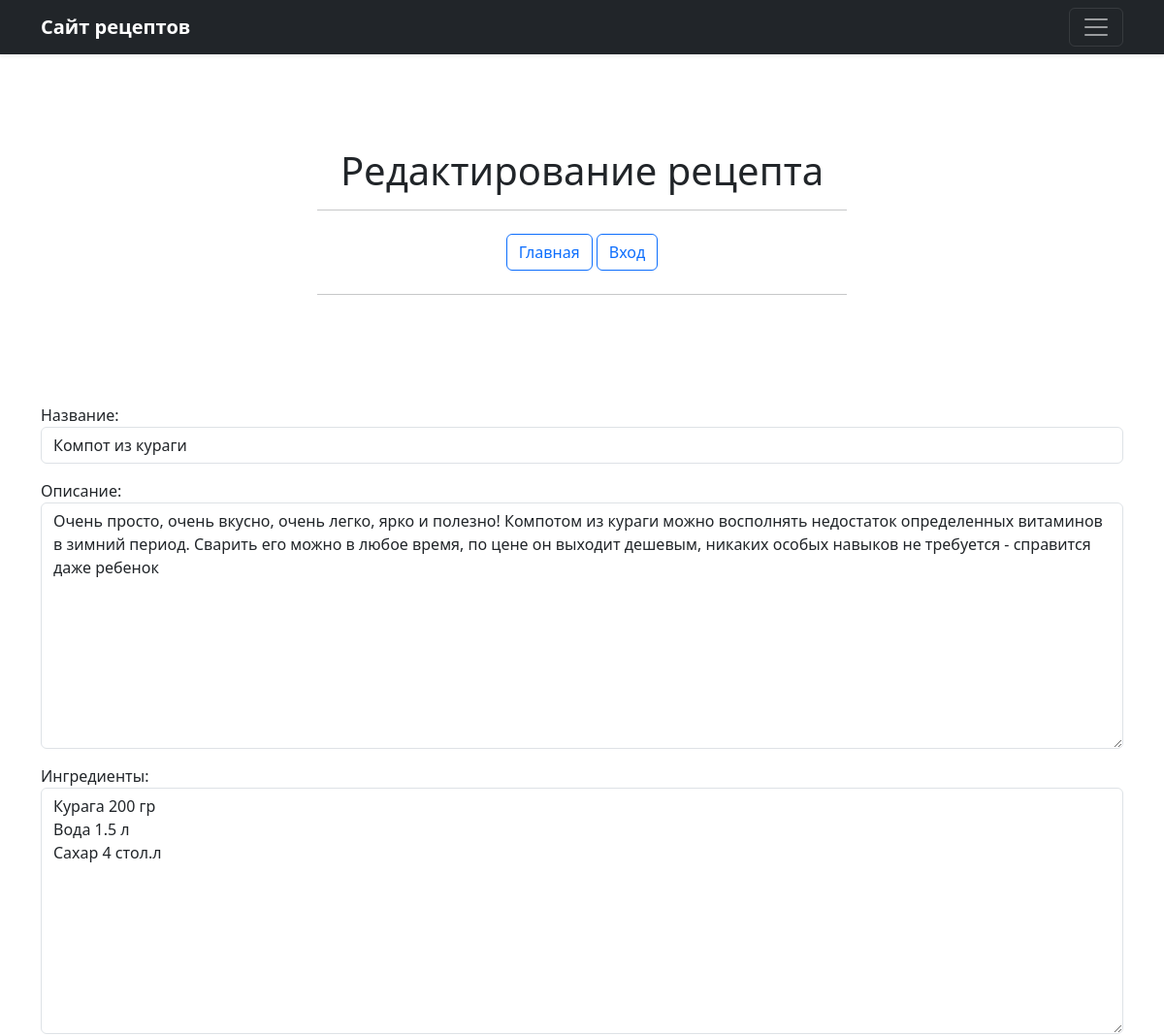
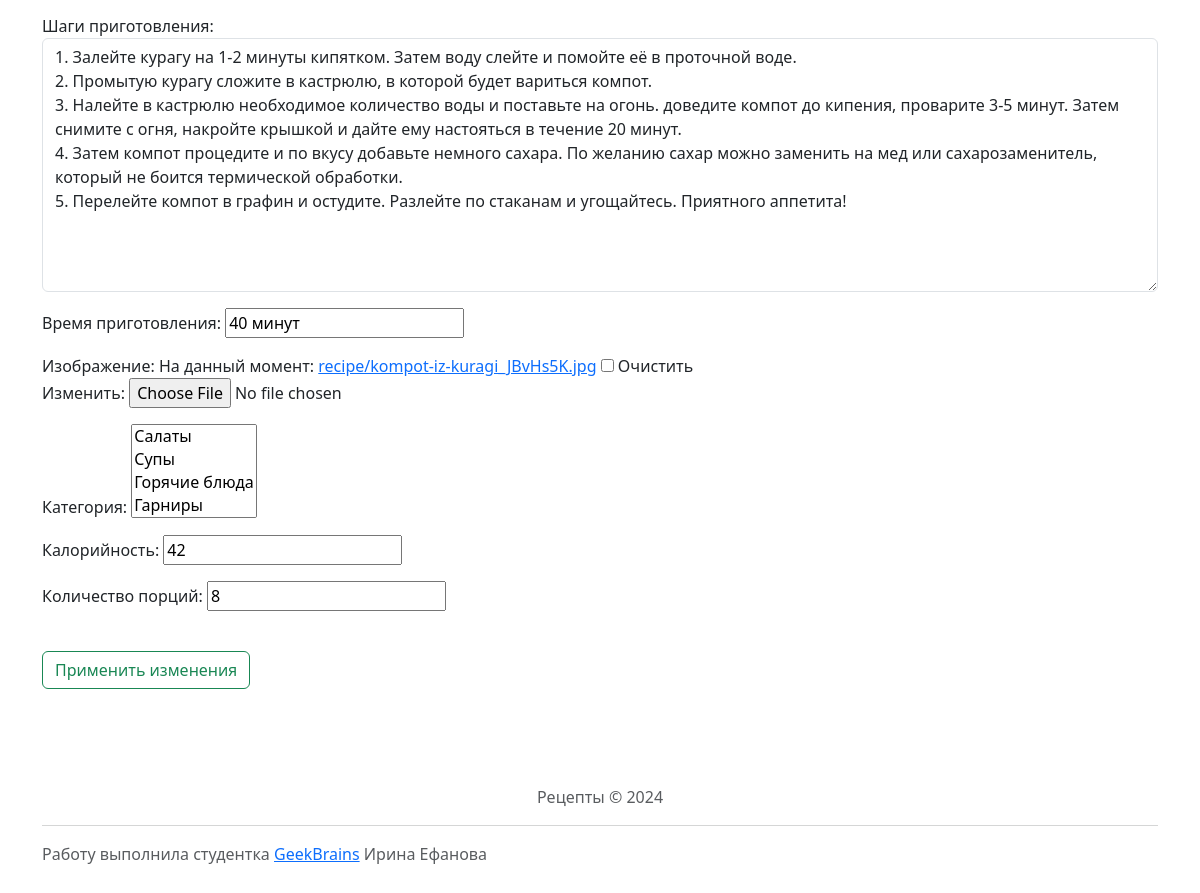
Page /update_recipe/2/ on the committed database (2 pictures, top to bottom).
### mainapp/models.py (models this page shows, shortened)
class Recipe(models.Model):
    title = models.CharField(max_length=200, verbose_name='Название')
    description = models.TextField(verbose_name='Описание')
    ingredients = models.TextField(verbose_name='Ингредиенты')
    cooking_steps = models.TextField(verbose_name='Шаги приготовления')
    cooking_time = models.CharField(max_length=20, verbose_name='Время приготовления')
    img = models.ImageField(upload_to='recipe', blank=True, null=True, verbose_name='Изображение', validators=[
        FileExtensionValidator(allowed_extensions=('png', 'jpg', 'webp', 'jpeg', 'gif'))])
    author = models.ForeignKey(to=User, on_delete=models.CASCADE, verbose_name='автор')
    category = models.ManyToManyField(Category, verbose_name='Категория')
    calories = models.CharField(max_length=10, verbose_name='Калорийность')
    portions = models.CharField(max_length=2, verbose_name='Количество порций')
    is_active = models.BooleanField(default=True, verbose_name='Активен')
    objects = Manager()
    class Meta:
        verbose_name = 'рецепт'
        verbose_name_plural = 'рецепты'

class Category(models.Model):
    title = models.CharField(max_length=100, verbose_name='Название', unique=True)
    objects = Manager()
    def __str__(self):
        return f'{self.title}'
    class Meta:
        verbose_name = 'категория'
        verbose_name_plural = 'категории'

### mainapp/views.py (the view, shortened to what this page needs)
# urls.py: path('update_recipe/<int:pk>/', mainapp.update_recipe, name='update_recipe'),
def update_recipe(request, pk: int):
    update_item = get_object_or_404(Recipe, pk=pk)
    data_for_form = {
        'title': update_item.title,
        'description': update_item.description,
        'ingredients': update_item.ingredients,
        'cooking_steps': update_item.cooking_steps,
        'cooking_time': update_item.cooking_time,
        'img': update_item.img,
        'author': request.user,
        'calories': update_item.calories,
        'portions': update_item.portions,
        'is_active': update_item.is_active,
    }
    update_recipe_form = CreateRacipeForm(initial=data_for_form)
    context = {
        'title': 'Рецепт редактирование',
        'form': update_recipe_form
    }
    return render(request, 'mainapp/update_recipe.html', context)

### mainapp/forms.py
class CreateRacipeForm(ModelForm):
    class Meta:
        model = Recipe
        fields = ['title', 'description', 'ingredients', 'cooking_steps', 'cooking_time', 'img', 'category', 'calories', 'portions']
        widgets = {
            'title': TextInput(attrs={
                'class': 'form-control',
                'placeholder': 'Название рецепта',
            }),
            'description': Textarea(attrs={
                'class': 'form-control',
                'placeholder': 'Описание рецепта'
            }),
            'ingredients': Textarea(attrs={
                'class': 'form-control',
                'placeholder': 'Ингредиенты'
            }),
            'cooking_steps': Textarea(attrs={
                'class': 'form-control',
                'placeholder': 'Шаги приготовления'
            })
        }

### mainapp/templates/mainapp/update_recipe.html (shortened to what this page needs)
{% extends 'base.html' %}
{% block menu %}
    {% include 'mainapp/includes/inc_header_menu.html' %}
{% endblock menu %}
{% block content %}
    <main>
        <section class="py-5 text-center container">
            <div class="row py-lg-5">
                <div class="col-lg-6 col-md-8 mx-auto">
                    <h1 class="fw-light">Редактирование рецепта</h1>
                        {% include 'mainapp/includes/inc_main_menu.html' %}
                </div>
            </div>
        </section>
        <div class="mb-5 container">
            <form action="" method="post" enctype="multipart/form-data">
                {{ form.as_p }}<br>
                <input type="submit" class="btn btn-outline-success" value="Применить изменения">
            </form>
        </div>
    </main>
{% endblock content %}

### rows in the picture
Recipe: title "Компот из кураги", description "Очень просто, очень вкусно, очень легко, ярко и полезно! Компотом из кураги можно восполнять недостаток определенных витаминов в зимний период. Сварить его можно в любое время, по цене он выходит дешевым, никаких особых навыков не требуется - справится даже ребенок", ingredients "Курага 200 гр Вода 1.5 л Сахар 4 стол.л", cooking_steps "1. Залейте курагу на 1-2 минуты кипятком. Затем воду слейте и помойте её в проточной воде. 2. Промытую курагу сложите в кастрюлю, в которой будет вариться компот. 3. Налейте в кастрюлю необходимое количество воды и поставьте на огонь. доведите компот до кипения, проварите 3-5 минут. Затем снимите с огня, накройте крышкой и дайте ему настояться в течение 20 минут. 4. Затем компот процедите и по вкусу добавьте немного сахара. По желанию сахар можно заменить на мед или сахарозаменитель, который не боится термической обработки. 5. Перелейте компот в графин и остудите. Разлейте по стаканам и угощайтесь. Приятного аппетита!", cooking_time "40 минут", calories "42", portions "8"
